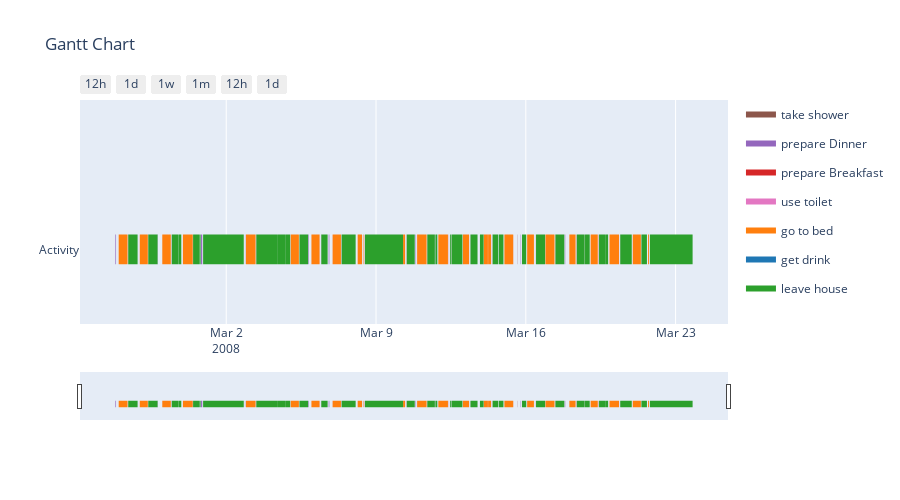

The code cell stored with this chart in its notebook:
### Code cell
from pyadlml.dataset.plotly.activities import gantt
gantt(data.df_activities).show()
#gantt(add_idle(data.df_activities)).show()
